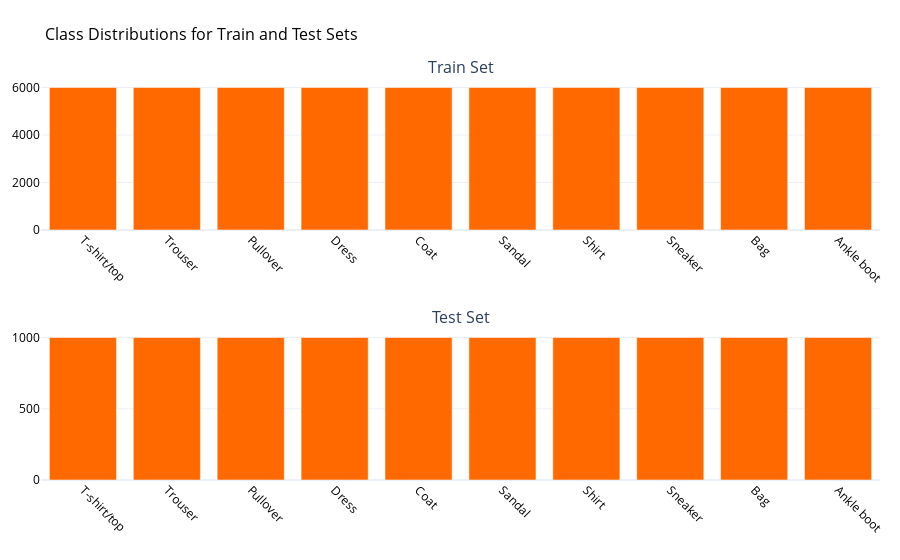

This figure's notebook cell:
### Markdown cell above
<div style="display: flex; justify-content: space-between; align-items: center; width: 100%;">
    <span style="color: #ff6900; font-size: 35px; font-weight: bold;">Class Distribution</span>
    <span style="text-align: right; font-size: 12px;">Isabel Janez | Judith Romer</span>
</div>

### Code cell
eda.plot_class_distribution(trainset, testset)

### Figure 1 — Plotly figure (JSON) as saved in the notebook; plotly's stock layout.template omitted (floating-point values rounded to 4 significant figures)
{"data": [{"marker": {"color": "#ff6900"}, "name": "Train Set", "type": "bar", "x": ["T-shirt/top", "Trouser", "Pullover", "Dress", "Coat", "Sandal", "Shirt", "Sneaker", "Bag", "Ankle boot"], "xaxis": "x", "y": [6000, 6000, 6000, 6000, 6000, 6000, 6000, 6000, 6000, 6000], "yaxis": "y"}, {"marker": {"color": "#ff6900"}, "name": "Test Set", "type": "bar", "x": ["T-shirt/top", "Trouser", "Pullover", "Dress", "Coat", "Sandal", "Shirt", "Sneaker", "Bag", "Ankle boot"], "xaxis": "x2", "y": [1000, 1000, 1000, 1000, 1000, 1000, 1000, 1000, 1000, 1000], "yaxis": "y2"}], "layout": {"annotations": [{"font": {"size": 16}, "showarrow": false, "text": "Train Set", "x": 0.5, "xanchor": "center", "xref": "paper", "y": 1, "yanchor": "bottom", "yref": "paper"}, {"font": {"size": 16}, "showarrow": false, "text": "Test Set", "x": 0.5, "xanchor": "center", "xref": "paper", "y": 0.375, "yanchor": "bottom", "yref": "paper"}], "autosize": true, "barmode": "group", "margin": {"b": 80, "l": 30, "r": 20, "t": 80}, "showlegend": false, "title": {"font": {"color": "#000000", "size": 16}, "text": "Class Distributions for Train and Test Sets"}, "xaxis": {"anchor": "y", "autorange": true, "domain": [0, 1], "range": [-0.5, 9.5], "tickangle": 45, "tickfont": {"color": "#000000"}, "type": "category"}, "xaxis2": {"anchor": "y2", "autorange": true, "domain": [0, 1], "range": [-0.5, 9.5], "tickangle": 45, "tickfont": {"color": "#000000"}, "type": "category"}, "yaxis": {"anchor": "x", "autorange": true, "domain": [0.625, 1], "range": [0, 6316.0], "tickfont": {"color": "#000000"}, "type": "linear"}, "yaxis2": {"anchor": "x2", "autorange": true, "domain": [0, 0.375], "range": [0, 1053.0], "tickfont": {"color": "#000000"}, "type": "linear"}}}
